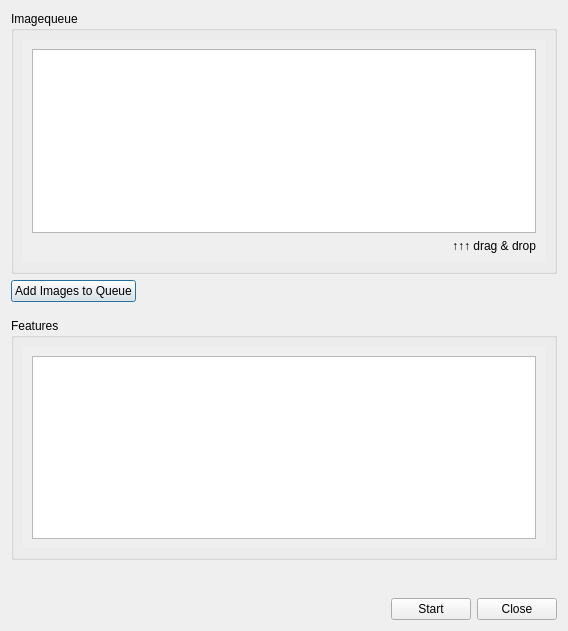
<?xml version="1.0" encoding="UTF-8"?>
<ui version="4.0">
 <class>FeatureDialog</class>
 <widget class="QDialog" name="FeatureDialog">
  <property name="geometry">
   <rect>
    <x>0</x>
    <y>0</y>
    <width>568</width>
    <height>631</height>
   </rect>
  </property>
  <property name="windowTitle">
   <string>Extract Features</string>
  </property>
  <layout class="QGridLayout" name="gridLayout">
   <item row="5" column="1">
    <spacer name="horizontalSpacer_2">
     <property name="orientation">
      <enum>Qt::Horizontal</enum>
     </property>
     <property name="sizeHint" stdset="0">
      <size>
       <width>40</width>
       <height>20</height>
      </size>
     </property>
    </spacer>
   </item>
   <item row="5" column="0">
    <widget class="QPushButton" name="images_browse_button">
     <property name="maximumSize">
      <size>
       <width>16777215</width>
       <height>16777215</height>
      </size>
     </property>
     <property name="text">
      <string>Add Images to Queue</string>
     </property>
    </widget>
   </item>
   <item row="9" column="0">
    <spacer name="verticalSpacer">
     <property name="orientation">
      <enum>Qt::Vertical</enum>
     </property>
     <property name="sizeHint" stdset="0">
      <size>
       <width>20</width>
       <height>40</height>
      </size>
     </property>
    </spacer>
   </item>
   <item row="10" column="0" colspan="3">
    <layout class="QHBoxLayout" name="horizontalLayout">
     <item>
      <spacer name="horizontalSpacer">
       <property name="orientation">
        <enum>Qt::Horizontal</enum>
       </property>
       <property name="sizeHint" stdset="0">
        <size>
         <width>40</width>
         <height>20</height>
        </size>
       </property>
      </spacer>
     </item>
     <item>
      <widget class="QPushButton" name="start_button">
       <property name="maximumSize">
        <size>
         <width>80</width>
         <height>16777215</height>
        </size>
       </property>
       <property name="text">
        <string>Start</string>
       </property>
      </widget>
     </item>
     <item>
      <widget class="QPushButton" name="close_button">
       <property name="maximumSize">
        <size>
         <width>80</width>
         <height>16777215</height>
        </size>
       </property>
       <property name="text">
        <string>Close</string>
       </property>
      </widget>
     </item>
    </layout>
   </item>
   <item row="6" column="0" colspan="3">
    <spacer name="verticalSpacer_3">
     <property name="orientation">
      <enum>Qt::Vertical</enum>
     </property>
     <property name="sizeType">
      <enum>QSizePolicy::Fixed</enum>
     </property>
     <property name="sizeHint" stdset="0">
      <size>
       <width>20</width>
       <height>10</height>
      </size>
     </property>
    </spacer>
   </item>
   <item row="3" column="0" colspan="3">
    <widget class="QGroupBox" name="groupBox">
     <property name="minimumSize">
      <size>
       <width>0</width>
       <height>250</height>
      </size>
     </property>
     <property name="title">
      <string>Imagequeue</string>
     </property>
     <layout class="QVBoxLayout" name="verticalLayout_2">
      <item>
       <widget class="QScrollArea" name="scrollArea">
        <property name="frameShape">
         <enum>QFrame::NoFrame</enum>
        </property>
        <property name="widgetResizable">
         <bool>true</bool>
        </property>
        <widget class="QWidget" name="scrollAreaWidgetContents">
         <property name="geometry">
          <rect>
           <x>0</x>
           <y>0</y>
           <width>530</width>
           <height>222</height>
          </rect>
         </property>
         <layout class="QVBoxLayout" name="verticalLayout_3">
          <item>
           <widget class="QTextEdit" name="image_queue_text">
            <property name="readOnly">
             <bool>true</bool>
            </property>
           </widget>
          </item>
          <item>
           <widget class="QLabel" name="label">
            <property name="text">
             <string>↑↑↑ drag &amp; drop</string>
            </property>
            <property name="alignment">
             <set>Qt::AlignRight|Qt::AlignTrailing|Qt::AlignVCenter</set>
            </property>
           </widget>
          </item>
         </layout>
        </widget>
       </widget>
      </item>
     </layout>
    </widget>
   </item>
   <item row="7" column="0" colspan="3">
    <widget class="QGroupBox" name="features_box">
     <property name="minimumSize">
      <size>
       <width>0</width>
       <height>150</height>
      </size>
     </property>
     <property name="title">
      <string>Features</string>
     </property>
     <layout class="QVBoxLayout" name="verticalLayout">
      <item>
       <widget class="QScrollArea" name="scrollArea_2">
        <property name="frameShape">
         <enum>QFrame::NoFrame</enum>
        </property>
        <property name="widgetResizable">
         <bool>true</bool>
        </property>
        <widget class="QWidget" name="scrollAreaWidgetContents_2">
         <property name="geometry">
          <rect>
           <x>0</x>
           <y>0</y>
           <width>530</width>
           <height>204</height>
          </rect>
         </property>
         <layout class="QVBoxLayout" name="verticalLayout_4">
          <item>
           <widget class="QListWidget" name="features_list"/>
          </item>
         </layout>
        </widget>
       </widget>
      </item>
     </layout>
    </widget>
   </item>
  </layout>
 </widget>
 <resources/>
 <connections/>
</ui>
